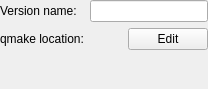
<?xml version="1.0" encoding="UTF-8"?>
<ui version="4.0">
 <class>QtSupport::Internal::QtVersionInfo</class>
 <widget class="QWidget" name="QtSupport::Internal::QtVersionInfo">
  <property name="geometry">
   <rect>
    <x>0</x>
    <y>0</y>
    <width>208</width>
    <height>89</height>
   </rect>
  </property>
  <layout class="QFormLayout" name="formLayout">
   <property name="fieldGrowthPolicy">
    <enum>QFormLayout::ExpandingFieldsGrow</enum>
   </property>
   <property name="leftMargin">
    <number>0</number>
   </property>
   <property name="topMargin">
    <number>0</number>
   </property>
   <property name="rightMargin">
    <number>0</number>
   </property>
   <property name="bottomMargin">
    <number>0</number>
   </property>
   <item row="0" column="0">
    <widget class="QLabel" name="versionNameLabel">
     <property name="text">
      <string>Version name:</string>
     </property>
    </widget>
   </item>
   <item row="0" column="1">
    <widget class="QLineEdit" name="nameEdit"/>
   </item>
   <item row="1" column="0">
    <widget class="QLabel" name="pathLabel">
     <property name="text">
      <string>qmake location:</string>
     </property>
    </widget>
   </item>
   <item row="1" column="1">
    <layout class="QHBoxLayout" name="horizontalLayout">
     <item>
      <widget class="QLabel" name="qmakePath">
       <property name="sizePolicy">
        <sizepolicy hsizetype="Expanding" vsizetype="Preferred">
         <horstretch>0</horstretch>
         <verstretch>0</verstretch>
        </sizepolicy>
       </property>
       <property name="text">
        <string/>
       </property>
       <property name="textInteractionFlags">
        <set>Qt::LinksAccessibleByMouse|Qt::TextSelectableByMouse</set>
       </property>
      </widget>
     </item>
     <item>
      <widget class="QPushButton" name="editPathPushButton">
       <property name="text">
        <string>Edit</string>
       </property>
      </widget>
     </item>
    </layout>
   </item>
   <item row="2" column="0" colspan="2">
    <widget class="QLabel" name="errorLabel">
     <property name="text">
      <string/>
     </property>
    </widget>
   </item>
  </layout>
 </widget>
 <resources/>
 <connections/>
</ui>
